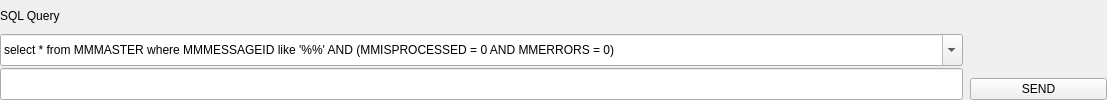
          <widget class="QWidget" name="tabSQL">
           <property name="sizePolicy">
            <sizepolicy hsizetype="Expanding" vsizetype="Expanding">
             <horstretch>0</horstretch>
             <verstretch>0</verstretch>
            </sizepolicy>
           </property>
           <property name="autoFillBackground">
            <bool>false</bool>
           </property>
           <attribute name="title">
            <string>SQL</string>
           </attribute>
           <layout class="QHBoxLayout" name="horizontalLayout_4">
            <property name="spacing">
             <number>0</number>
            </property>
            <property name="leftMargin">
             <number>0</number>
            </property>
            <property name="topMargin">
             <number>0</number>
            </property>
            <property name="rightMargin">
             <number>0</number>
            </property>
            <property name="bottomMargin">
             <number>0</number>
            </property>
            <item>
             <layout class="QHBoxLayout" name="horizontalLayout_15" stretch="7,1">
              <property name="spacing">
               <number>7</number>
              </property>
              <item>
               <layout class="QVBoxLayout" name="verticalLayout_17">
                <property name="spacing">
                 <number>2</number>
                </property>
                <item>
                 <widget class="QLabel" name="label_9">
                  <property name="text">
                   <string>SQL Query</string>
                  </property>
                 </widget>
                </item>
                <item>
                 <widget class="QComboBox" name="comboBoxSQLQuery">
                  <property name="sizePolicy">
                   <sizepolicy hsizetype="Preferred" vsizetype="Preferred">
                    <horstretch>0</horstretch>
                    <verstretch>0</verstretch>
                   </sizepolicy>
                  </property>
                  <property name="toolTip">
                   <string>Select sample query and make changes</string>
                  </property>
                  <property name="editable">
                   <bool>true</bool>
                  </property>
                  <property name="insertPolicy">
                   <enum>QComboBox::InsertAtTop</enum>
                  </property>
                  <property name="sizeAdjustPolicy">
                   <enum>QComboBox::AdjustToContents</enum>
                  </property>
                  <property name="minimumContentsLength">
                   <number>4</number>
                  </property>
                  <item>
                   <property name="text">
                    <string>select * from MMMASTER where MMMESSAGEID like '%%' AND (MMISPROCESSED = 0 AND MMERRORS = 0)</string>
                   </property>
                  </item>
                  <item>
                   <property name="text">
                    <string>select * from MMMASTER where MMPROCCALLRECIPIENT like '%%' AND (MMISPROCESSED = 0 AND MMERRORS = 0)</string>
                   </property>
                  </item>
                  <item>
                   <property name="text">
                    <string>select * from MMMASTER where MMPROCCALLSENDER like '%%' AND (MMISPROCESSED = 0 AND MMERRORS = 0)</string>
                   </property>
                  </item>
                  <item>
                   <property name="text">
                    <string>select * from MMMASTER where MMUSMTFTYPE like '%%' AND (MMISPROCESSED = 0 AND MMERRORS = 0)</string>
                   </property>
                  </item>
                  <item>
                   <property name="text">
                    <string>select * from MMMASTER where MMDateTime between ' ' AND ' ' AND MMERRORS = 0</string>
                   </property>
                  </item>
                  <item>
                   <property name="text">
                    <string>select * from MMMASTER where MMRAW like '%%' AND (MMISPROCESSED = 0 AND MMERRORS = 0)</string>
                   </property>
                  </item>
                  <item>
                   <property name="text">
                    <string>select * from MMMASTER AS a inner join MMSUMMARY AS b ON a.IDKEY = b.SUMIDKEY where b.PRECEDENCE like '%%' AND (a.MMISPROCESSED = 0 AND a.MMERRORS = 0)</string>
                   </property>
                  </item>
                  <item>
                   <property name="text">
                    <string>select * from MMMASTER AS a inner join MMSUMMARY AS b ON a.IDKEY = b.SUMIDKEY where b.DATE_TIME like '%%' AND (a.MMISPROCESSED = 0 AND a.MMERRORS = 0)</string>
                   </property>
                  </item>
                 </widget>
                </item>
                <item>
                 <widget class="QLineEdit" name="lineEditSQLQuery">
                  <property name="sizePolicy">
                   <sizepolicy hsizetype="Preferred" vsizetype="Preferred">
                    <horstretch>0</horstretch>
                    <verstretch>0</verstretch>
                   </sizepolicy>
                  </property>
                  <property name="toolTip">
                   <string>Enter your own SQL query</string>
                  </property>
                 </widget>
                </item>
               </layout>
              </item>
              <item>
               <layout class="QVBoxLayout" name="verticalLayout_20">
                <property name="spacing">
                 <number>2</number>
                </property>
                <item>
                 <spacer name="verticalSpacer">
                  <property name="orientation">
                   <enum>Qt::Vertical</enum>
                  </property>
                  <property name="sizeHint" stdset="0">
                   <size>
                    <width>20</width>
                    <height>40</height>
                   </size>
                  </property>
                 </spacer>
                </item>
                <item>
                 <widget class="QPushButton" name="pushButtonSQLQuery">
                  <property name="sizePolicy">
                   <sizepolicy hsizetype="Expanding" vsizetype="Preferred">
                    <horstretch>2</horstretch>
                    <verstretch>0</verstretch>
                   </sizepolicy>
                  </property>
                  <property name="maximumSize">
                   <size>
                    <width>16777215</width>
                    <height>16777215</height>
                   </size>
                  </property>
                  <property name="toolTip">
                   <string>Sends query</string>
                  </property>
                  <property name="text">
                   <string>SEND</string>
                  </property>
                 </widget>
                </item>
               </layout>
              </item>
             </layout>
            </item>
           </layout>
          </widget>
